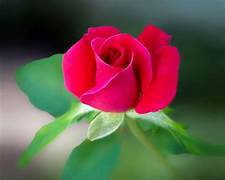
#> input picture dataset/raw/10.jpeg, 225 x 180 px; its folder holds 3 pictures in this run
$ python preprocess.py
#> lines starting #> are read from the running program, lines starting #| are printed output that depends on the picture
import os
import cv2

# Define paths
base_dir = os.path.abspath(os.path.join(os.path.dirname(__file__), '..'))
raw_dir = os.path.join(base_dir, 'dataset', 'raw')
processed_dir = os.path.join(base_dir, 'dataset', 'processed')

# Ensure the processed directory exists
os.makedirs(processed_dir, exist_ok=True)

# List all image files in the raw directory (including subfolders)
image_files = []
for root, dirs, files in os.walk(raw_dir):
    for f in files:
        if f.lower().endswith(('.jpg', '.jpeg', '.png')):
            image_files.append(os.path.join(root, f))

# Check if there are any images to process
if not image_files:
    print("No images found in the raw directory.")
else:
    print(f"Found {len(image_files)} images to process.")

# Resize dimensions
resize_width = 256
resize_height = 256

for image_path in image_files:
    # Read the image
    img = cv2.imread(image_path)
#> img is the input picture: shape (180, 225, 3); mean B, G, R 72.2, 83.1, 101.6

    if img is None:
        print(f"Failed to read {image_path}. It may be corrupted or unsupported.")
        continue

    # Resize the image
    resized_image = cv2.resize(img, (resize_width, resize_height), interpolation=cv2.INTER_AREA)
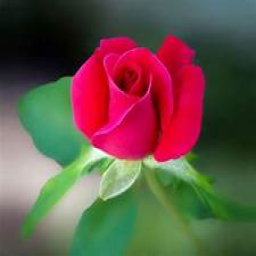
#> resized_image: shape (256, 256, 3); mean B, G, R 72.1, 83.1, 101.6

    # Create a consistent filename to save (flatten subdirectories)
    filename = os.path.basename(image_path)
    processed_image_path = os.path.join(processed_dir, filename)

    # Save the resized image
    success = cv2.imwrite(processed_image_path, resized_image)
    if success:
        print(f"Processed and saved {filename}")
    else:
        print(f"Failed to save {filename}")
#> pass 2 of the loop `for image_path in image_files:`:
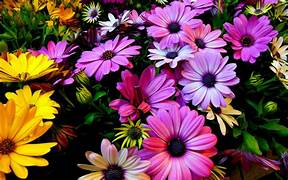
#> input picture dataset/raw/1.jpeg, 288 x 180 px
#> img is the input picture: shape (180, 288, 3); mean B, G, R 78, 73.5, 114.9
#> `resized_image = cv2.resize(img, (resize_width, resize_height), interpo..`:
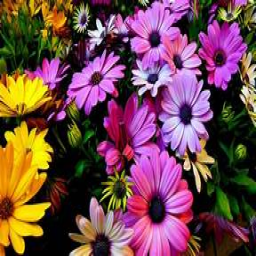
#> resized_image: shape (256, 256, 3); mean B, G, R 77.9, 73.5, 114.8
#> pass 3 of the loop `for image_path in image_files:`:
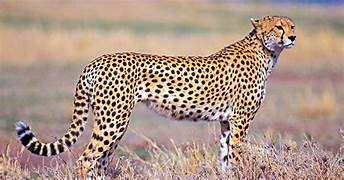
#> input picture dataset/raw/10a.jpeg, 344 x 180 px
#> img is the input picture: shape (180, 344, 3); mean B, G, R 136.5, 149.9, 173.6
#> `resized_image = cv2.resize(img, (resize_width, resize_height), interpo..`:
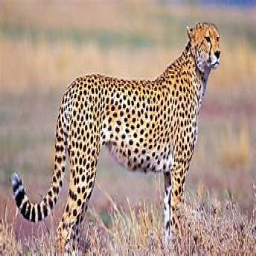
#> resized_image: shape (256, 256, 3); mean B, G, R 136.5, 149.8, 173.6
